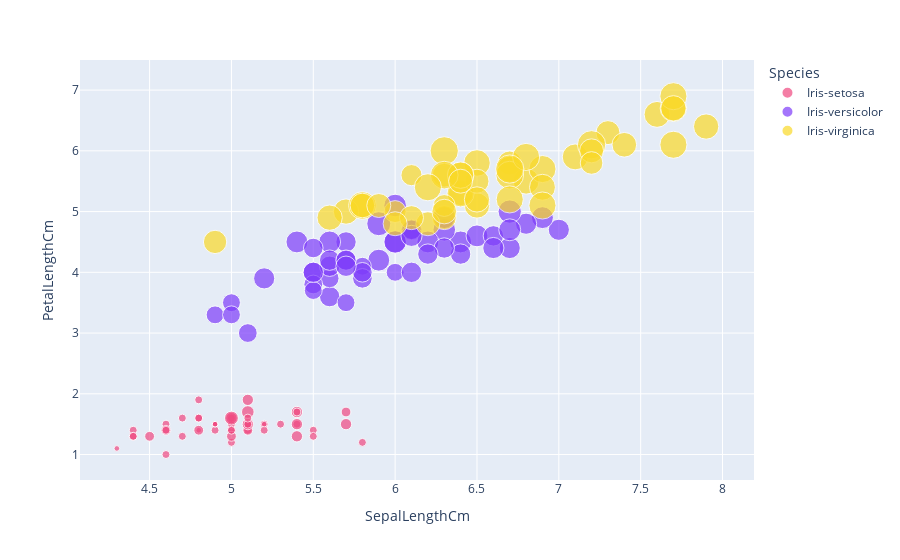

Here is the notebook cell this chart was saved with:
### Code cell
#Diego
graphDiego.graph()

### Figure 1 — Plotly figure (JSON) as saved in the notebook; plotly's stock layout.template omitted (floating-point values rounded to 4 significant figures)
{"data": [{"customdata": [[3.5], [3.0], [3.2], [3.1], [3.6], [3.9], [3.4], [3.4], [2.9], [3.1], [3.7], [3.4], [3.0], [3.0], [4.0], [4.4], [3.9], [3.5], [3.8], [3.8], [3.4], [3.7], [3.6], [3.3], [3.4], [3.0], [3.4], [3.5], [3.4], [3.2], [3.1], [3.4], [4.1], [4.2], [3.1], [3.2], [3.5], [3.1], [3.0], [3.4], [3.5], [2.3], [3.2], [3.5], [3.8], [3.0], [3.8], [3.2], [3.7], [3.3]], "hovertemplate": "Species=Iris-setosa<br>SepalLengthCm=%{x}<br>PetalLengthCm=%{y}<br>PetalWidthCm=%{marker.size}<br>SepalWidthCm=%{customdata[0]}<extra></extra>", "legendgroup": "Iris-setosa", "marker": {"color": "rgb(240,72,128)", "size": [0.2, 0.2, 0.2, 0.2, 0.2, 0.4, 0.3, 0.2, 0.2, 0.1, 0.2, 0.2, 0.1, 0.1, 0.2, 0.4, 0.4, 0.3, 0.3, 0.3, 0.2, 0.4, 0.2, 0.5, 0.2, 0.2, 0.4, 0.2, 0.2, 0.2, 0.2, 0.4, 0.1, 0.2, 0.1, 0.2, 0.2, 0.1, 0.2, 0.2, 0.3, 0.3, 0.2, 0.6, 0.4, 0.3, 0.2, 0.2, 0.2, 0.2], "sizemode": "area", "sizeref": 0.00625, "symbol": "circle"}, "mode": "markers", "name": "Iris-setosa", "orientation": "v", "showlegend": true, "type": "scatter", "x": [5.1, 4.9, 4.7, 4.6, 5.0, 5.4, 4.6, 5.0, 4.4, 4.9, 5.4, 4.8, 4.8, 4.3, 5.8, 5.7, 5.4, 5.1, 5.7, 5.1, 5.4, 5.1, 4.6, 5.1, 4.8, 5.0, 5.0, 5.2, 5.2, 4.7, 4.8, 5.4, 5.2, 5.5, 4.9, 5.0, 5.5, 4.9, 4.4, 5.1, 5.0, 4.5, 4.4, 5.0, 5.1, 4.8, 5.1, 4.6, 5.3, 5.0], "xaxis": "x", "y": [1.4, 1.4, 1.3, 1.5, 1.4, 1.7, 1.4, 1.5, 1.4, 1.5, 1.5, 1.6, 1.4, 1.1, 1.2, 1.5, 1.3, 1.4, 1.7, 1.5, 1.7, 1.5, 1.0, 1.7, 1.9, 1.6, 1.6, 1.5, 1.4, 1.6, 1.6, 1.5, 1.5, 1.4, 1.5, 1.2, 1.3, 1.5, 1.3, 1.5, 1.3, 1.3, 1.3, 1.6, 1.9, 1.4, 1.6, 1.4, 1.5, 1.4], "yaxis": "y"}, {"customdata": [[3.2], [3.2], [3.1], [2.3], [2.8], [2.8], [3.3], [2.4], [2.9], [2.7], [2.0], [3.0], [2.2], [2.9], [2.9], [3.1], [3.0], [2.7], [2.2], [2.5], [3.2], [2.8], [2.5], [2.8], [2.9], [3.0], [2.8], [3.0], [2.9], [2.6], [2.4], [2.4], [2.7], [2.7], [3.0], [3.4], [3.1], [2.3], [3.0], [2.5], [2.6], [3.0], [2.6], [2.3], [2.7], [3.0], [2.9], [2.9], [2.5], [2.8]], "hovertemplate": "Species=Iris-versicolor<br>SepalLengthCm=%{x}<br>PetalLengthCm=%{y}<br>PetalWidthCm=%{marker.size}<br>SepalWidthCm=%{customdata[0]}<extra></extra>", "legendgroup": "Iris-versicolor", "marker": {"color": "rgb(126,60,250)", "size": [1.4, 1.5, 1.5, 1.3, 1.5, 1.3, 1.6, 1.0, 1.3, 1.4, 1.0, 1.5, 1.0, 1.4, 1.3, 1.4, 1.5, 1.0, 1.5, 1.1, 1.8, 1.3, 1.5, 1.2, 1.3, 1.4, 1.4, 1.7, 1.5, 1.0, 1.1, 1.0, 1.2, 1.6, 1.5, 1.6, 1.5, 1.3, 1.3, 1.3, 1.2, 1.4, 1.2, 1.0, 1.3, 1.2, 1.3, 1.3, 1.1, 1.3], "sizemode": "area", "sizeref": 0.00625, "symbol": "circle"}, "mode": "markers", "name": "Iris-versicolor", "orientation": "v", "showlegend": true, "type": "scatter", "x": [7.0, 6.4, 6.9, 5.5, 6.5, 5.7, 6.3, 4.9, 6.6, 5.2, 5.0, 5.9, 6.0, 6.1, 5.6, 6.7, 5.6, 5.8, 6.2, 5.6, 5.9, 6.1, 6.3, 6.1, 6.4, 6.6, 6.8, 6.7, 6.0, 5.7, 5.5, 5.5, 5.8, 6.0, 5.4, 6.0, 6.7, 6.3, 5.6, 5.5, 5.5, 6.1, 5.8, 5.0, 5.6, 5.7, 5.7, 6.2, 5.1, 5.7], "xaxis": "x", "y": [4.7, 4.5, 4.9, 4.0, 4.6, 4.5, 4.7, 3.3, 4.6, 3.9, 3.5, 4.2, 4.0, 4.7, 3.6, 4.4, 4.5, 4.1, 4.5, 3.9, 4.8, 4.0, 4.9, 4.7, 4.3, 4.4, 4.8, 5.0, 4.5, 3.5, 3.8, 3.7, 3.9, 5.1, 4.5, 4.5, 4.7, 4.4, 4.1, 4.0, 4.4, 4.6, 4.0, 3.3, 4.2, 4.2, 4.2, 4.3, 3.0, 4.1], "yaxis": "y"}, {"customdata": [[3.3], [2.7], [3.0], [2.9], [3.0], [3.0], [2.5], [2.9], [2.5], [3.6], [3.2], [2.7], [3.0], [2.5], [2.8], [3.2], [3.0], [3.8], [2.6], [2.2], [3.2], [2.8], [2.8], [2.7], [3.3], [3.2], [2.8], [3.0], [2.8], [3.0], [2.8], [3.8], [2.8], [2.8], [2.6], [3.0], [3.4], [3.1], [3.0], [3.1], [3.1], [3.1], [2.7], [3.2], [3.3], [3.0], [2.5], [3.0], [3.4], [3.0]], "hovertemplate": "Species=Iris-virginica<br>SepalLengthCm=%{x}<br>PetalLengthCm=%{y}<br>PetalWidthCm=%{marker.size}<br>SepalWidthCm=%{customdata[0]}<extra></extra>", "legendgroup": "Iris-virginica", "marker": {"color": "rgb(250,217,40)", "size": [2.5, 1.9, 2.1, 1.8, 2.2, 2.1, 1.7, 1.8, 1.8, 2.5, 2.0, 1.9, 2.1, 2.0, 2.4, 2.3, 1.8, 2.2, 2.3, 1.5, 2.3, 2.0, 2.0, 1.8, 2.1, 1.8, 1.8, 1.8, 2.1, 1.6, 1.9, 2.0, 2.2, 1.5, 1.4, 2.3, 2.4, 1.8, 1.8, 2.1, 2.4, 2.3, 1.9, 2.3, 2.5, 2.3, 1.9, 2.0, 2.3, 1.8], "sizemode": "area", "sizeref": 0.00625, "symbol": "circle"}, "mode": "markers", "name": "Iris-virginica", "orientation": "v", "showlegend": true, "type": "scatter", "x": [6.3, 5.8, 7.1, 6.3, 6.5, 7.6, 4.9, 7.3, 6.7, 7.2, 6.5, 6.4, 6.8, 5.7, 5.8, 6.4, 6.5, 7.7, 7.7, 6.0, 6.9, 5.6, 7.7, 6.3, 6.7, 7.2, 6.2, 6.1, 6.4, 7.2, 7.4, 7.9, 6.4, 6.3, 6.1, 7.7, 6.3, 6.4, 6.0, 6.9, 6.7, 6.9, 5.8, 6.8, 6.7, 6.7, 6.3, 6.5, 6.2, 5.9], "xaxis": "x", "y": [6.0, 5.1, 5.9, 5.6, 5.8, 6.6, 4.5, 6.3, 5.8, 6.1, 5.1, 5.3, 5.5, 5.0, 5.1, 5.3, 5.5, 6.7, 6.9, 5.0, 5.7, 4.9, 6.7, 4.9, 5.7, 6.0, 4.8, 4.9, 5.6, 5.8, 6.1, 6.4, 5.6, 5.1, 5.6, 6.1, 5.6, 5.5, 4.8, 5.4, 5.6, 5.1, 5.1, 5.9, 5.7, 5.2, 5.0, 5.2, 5.4, 5.1], "yaxis": "y"}], "layout": {"legend": {"itemsizing": "constant", "title": {"text": "Species"}, "tracegroupgap": 0}, "margin": {"t": 60}, "xaxis": {"anchor": "y", "domain": [0, 1], "title": {"text": "SepalLengthCm"}}, "yaxis": {"anchor": "x", "domain": [0, 1], "title": {"text": "PetalLengthCm"}}}}
